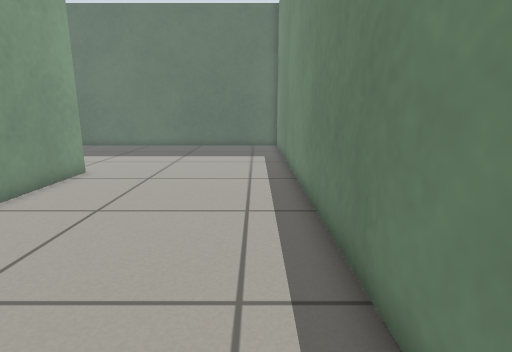
[1] (above)

16 first-person views from a walk through a Gazebo world. The camera is 0.65 m above the floor, tilts 12° down and sees 80° across. The floor is counted in squares, 0.25 m on a side. Each view is taken from the middle of a square. On the plan, view 1 faces up. The plan holds only what a view shows up to about 19 squares ahead; the rest is blank.

[2]
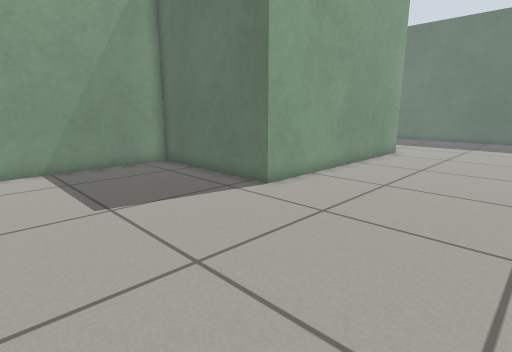

[3]
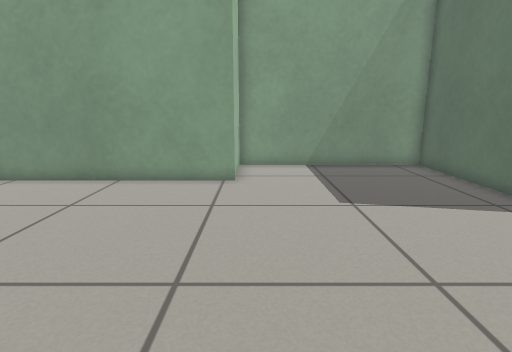

[4]
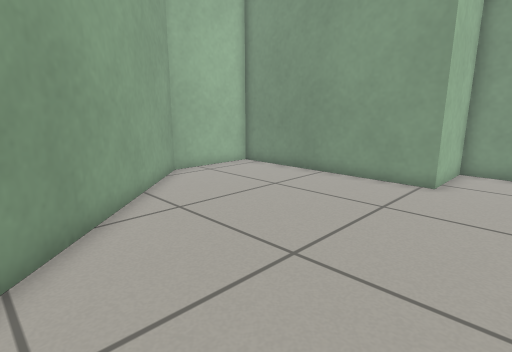

[5]
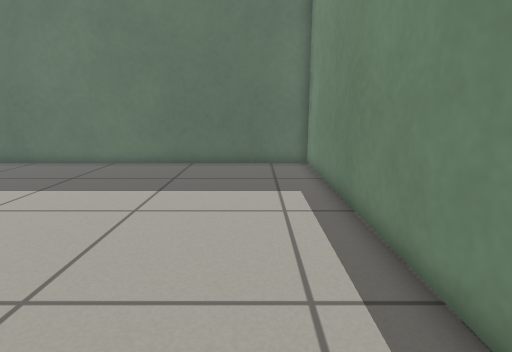

[6]
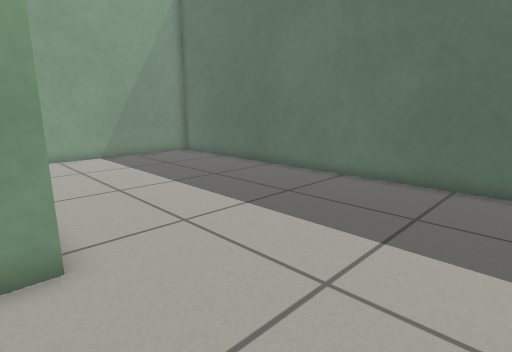

[7]
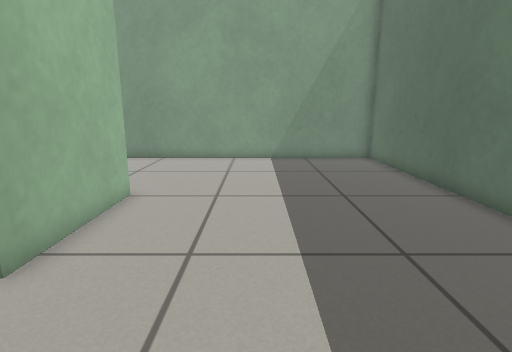

[8]
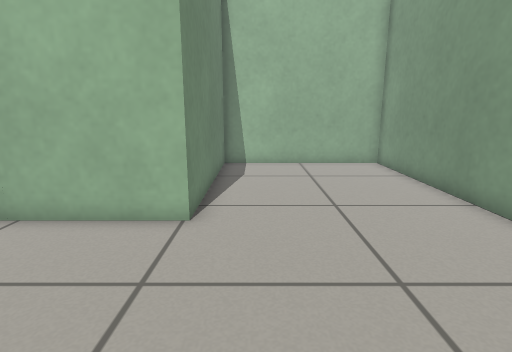

[9]
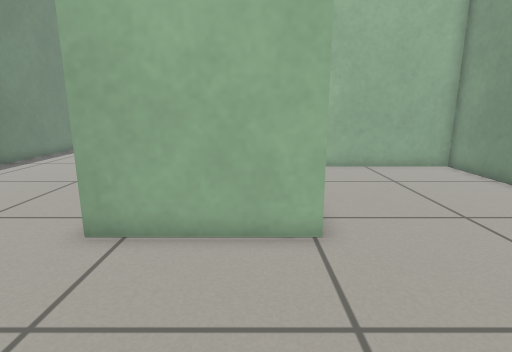

[10]
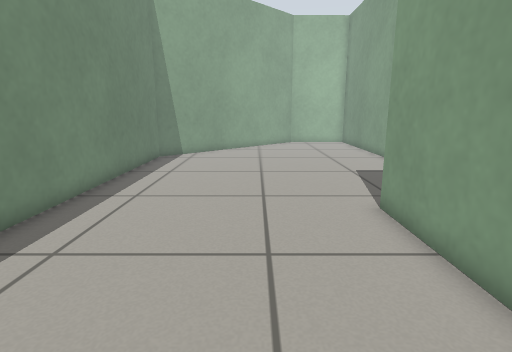

[11]
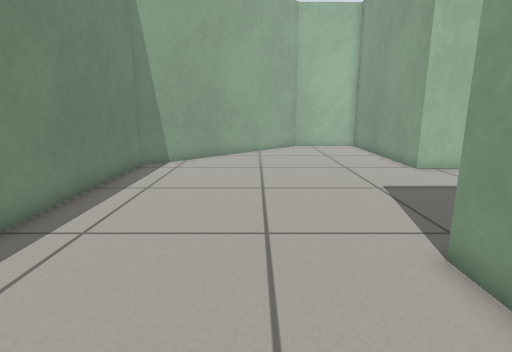

[12]
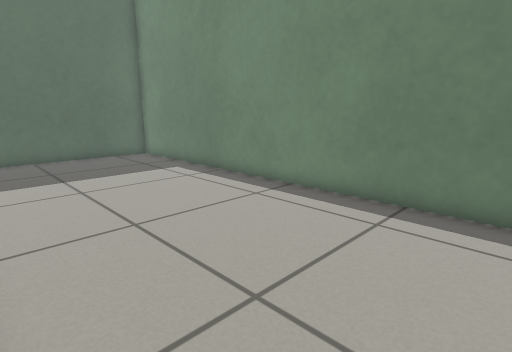

[13]
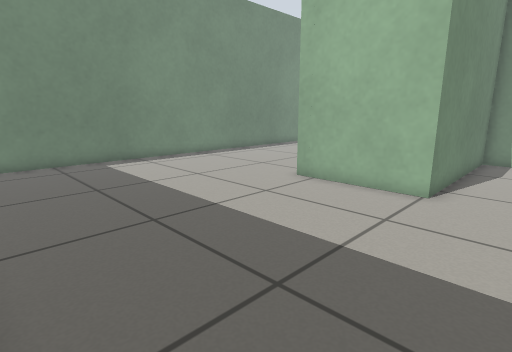

[14]
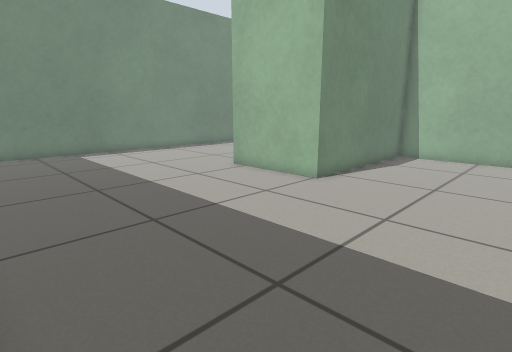

[15]
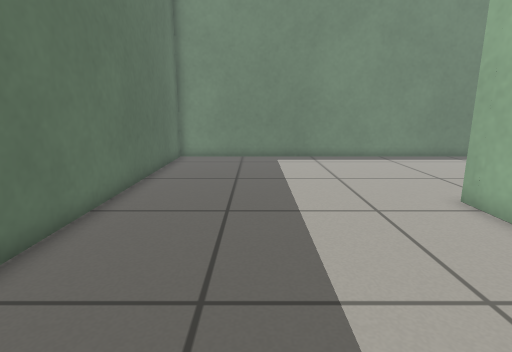

[16]
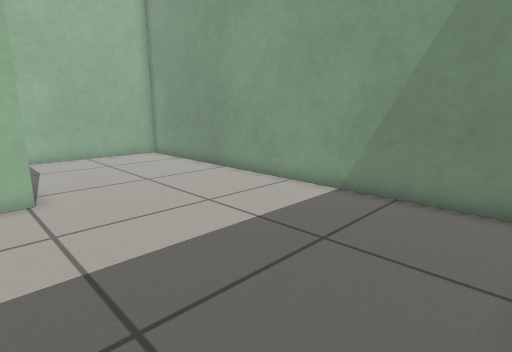

### Floor plan
Points are (right, up) in squares from view 1. A wall is a line through its corners. A room is listed if a view was taken in it or the views show most of it. See-through windows are left out.
Room 1 (views 1, 2, 3, 4, 5, 6, 7, 8, 9, 10, 11, 12, 13, 14, 15, 16)
walls: (-12.4, 4.6) (-12.4, 13) (-7.4, 13) (-7.4, 1) (-14.8, 1) (-14.8, -7.8) (-11.4, -7.8) (-11.4, -17.2) (-7, -17.2) (1.6, -8.6) (1.6, 23.4) (-20.2, 23.4) (-20.2, 4.6) (-12.4, 4.6)

Positions as (right, up) in squares from view 1, and headings:
1: (0, 0), facing up
2: (0, -7), facing up-left
3: (0, -7), facing left
4: (0, -5), facing down-left
5: (-1, 8), facing up
6: (-2, 12), facing up-left
7: (-3, 17), facing left
8: (-14, 20), facing down
9: (-11, 19), facing down
10: (-4, 9), facing down
11: (-4, 6), facing down
12: (-7, 5), facing up-right
13: (-15, 23), facing down-right
14: (-19, 23), facing down-right
15: (-16, 19), facing right
16: (-11, 23), facing down-left
